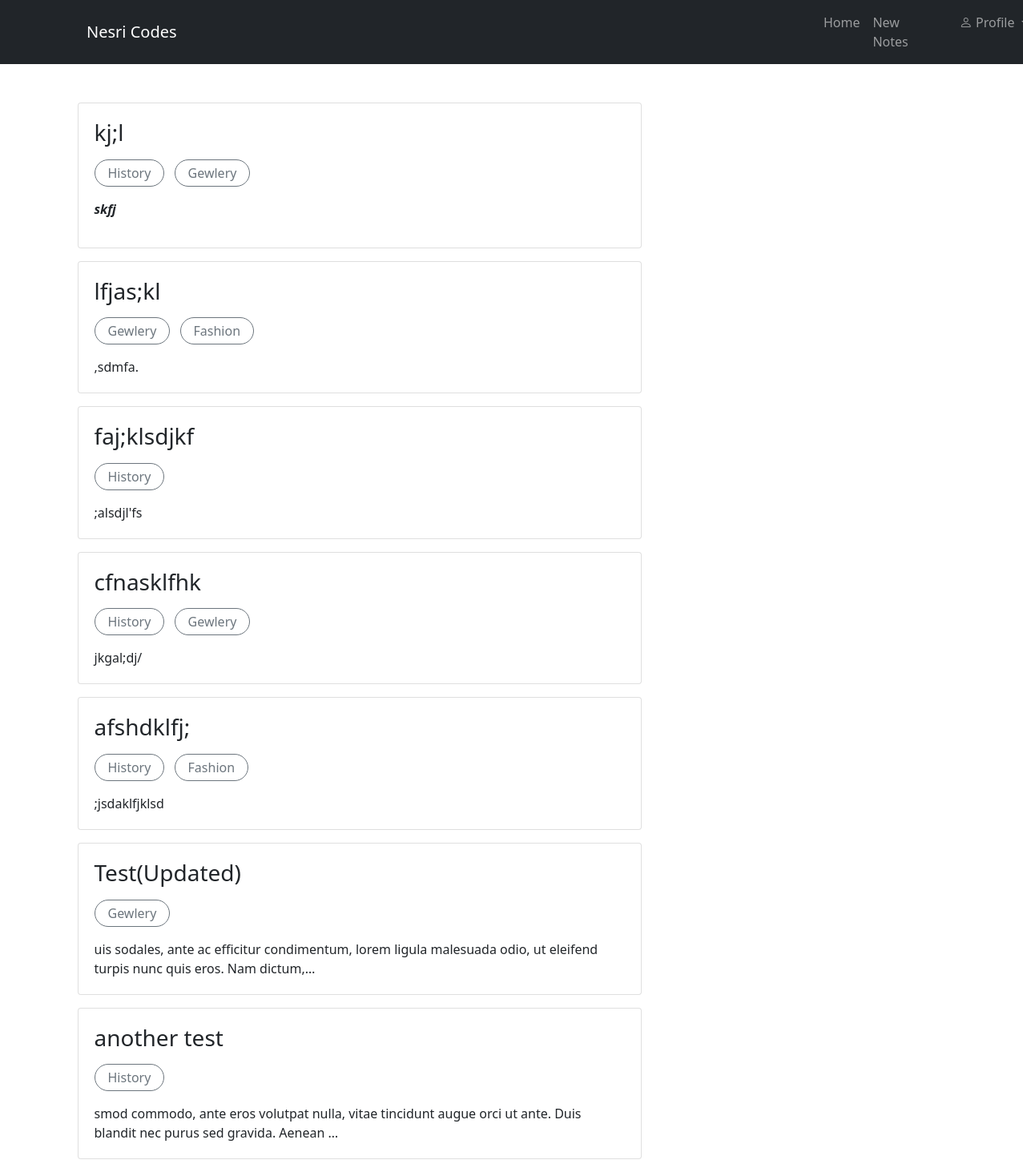
The app's page / (signed in) with its own data.
### notes/models.py (models this page shows, shortened)
class Note(models.Model):
	user = models.ForeignKey(User, on_delete=models.CASCADE, null=False)
	title = models.CharField(max_length=120)
	date = models.DateTimeField(default=timezone.now)
	content = RichTextUploadingField()
	tags = models.ManyToManyField('Tag')

class Tag(models.Model):
	name = models.CharField(max_length=100)
	slug =models.SlugField(max_length=20, unique=True)
	def __str__(self):
		return self.name

### notes/views.py (the view)
# urls.py: path('', NotesListView.as_view(), name='home'),
class NotesListView(LoginRequiredMixin, ListView):
    model = Note
    template_name = 'notes/home.html'
    context_object_name = 'notes'
    def get_queryset(self):
        if not self.request.user.is_authenticated:
            return redirect('guest_home')
        return Note.objects.filter(user=self.request.user).order_by('-date')
    def get_context_data(self, **kwargs):
        context = super().get_context_data(**kwargs)
        user = self.request.user
        context['has_notes'] = Note.objects.filter(user=user).exists()
        return context

### notes/templates/notes/home.html (shortened to what this page needs)
{% extends 'notes/base.html' %}
{% block content %}
  <main class="container">
    <div class="row">
      <div class="col-md-8">
        <div class="content-section mt-5">
          {% if has_notes %}
            {% for note in object_list %}
                <div class="card m-3">
                  <div class="card-body m-1">
                    <div class="card-text">
                    <a class="text-dark" href="{% url 'notes-detail' note.id%}"> <h3 class="card-title mb-3">{{ note.title }}</h3>
                    </a>
                    {% for tag in note.tags.all %}
                    <a href="{% url 'catagory' tag.slug %}" class="btn btn-outline-secondary rounded-pill me-2 p-1 px-3">{{ tag }}</a>
                    {% endfor %}
                    <p class="card-text mt-3">{{ note.content|truncatechars:120|safe }}</p>
                  </div>
                </div>
              </div>
            {% endfor %}
          {% else %}
          <h2 class="text-muted">You don't have any notes yet.</h2>
          <a class="text-muted mt-5 " href="{% url 'notes-create' %}">Create your first note</a>
          {% endif %}
        </div>
      </div>
    </div>
  </main>
  {% endblock %}

### notes/templates/notes/base.html (shortened to what this page needs)
{% load static %}
<!doctype html>
<html lang="en">
  <head>
	<link href="https://cdn.jsdelivr.net/npm/bootstrap@5.1.3/dist/css/bootstrap.min.css" rel="stylesheet">
	<link
  rel="stylesheet"
  href="https://cdn.jsdelivr.net/npm/bootstrap-icons@1.10.3/font/bootstrap-icons.css">
	<link rel="stylesheet" href="{% static 'users/main.css' %}">
</head>
<body style="overflow-x: hidden;" >
	<nav class="navbar navbar-expand-lg navbar-dark bg-dark sticky-top">
	  	<div class="container-fluid ms-5">
				  <a class="navbar-brand ms-5" href="{% url 'home' %}">Nesri Codes</a>
				  <div class="collapse navbar-collapse justify-content-end" id="navbarNav">
				  	<div role="main" class="container super">
							  <div class="row">
							    <div class="col-md-4 offset-md-9">
								  	{% if user.is_authenticated %}
								  	 <ul class="navbar-nav ">
												<li class="nav-item active">
												  <a class="nav-link" href="{% url 'home' %}">Home</a>
												</li>
												<li class="nav-item">
													<a class="nav-link" href="{% url 'notes-create' %}">New Notes</a>
												</li>
												 <ul class="nav-item dropdown me-5 ">
										        <a class="nav-link dropdown-toggle" href="#" id="navbarDropdownMenuLink" data-bs-toggle="dropdown" aria-haspopup="true" aria-expanded="false">
										          <i class="bi bi-person"></i> Profile
										        </a>
										      </ul>
									   </ul>
								  	{% endif %}
								</div>
				  	</div>
				  </div>
			  </div>
		</div>
	</nav>
	{% block content %}{% endblock content %}
	</body>
</html>

### notes/static/users/main.css (style rules this page uses)
a { text-decoration: none ; }

### records on screen
Note: title "kj;l", content "skfj"
Tag: name "History"
Tag: name "Gewlery"
Note: title "lfjas;kl", content ",sdmfa."
Tag: name "Fashion"
Note: title "faj;klsdjkf", content ";alsdjl'fs"
Note: title "cfnasklfhk", content "jkgal;dj/"
Note: title "afshdklfj;", content ";jsdaklfjklsd"
Note: title "Test(Updated)", content "uis sodales, ante ac efficitur condimentum, lorem ligula malesuada odio, ut eleifend turpis nunc quis eros. Nam dictum,…"
Note: title "another test", content "smod commodo, ante eros volutpat nulla, vitae tincidunt augue orci ut ante. Duis blandit nec purus sed gravida. Aenean …"
